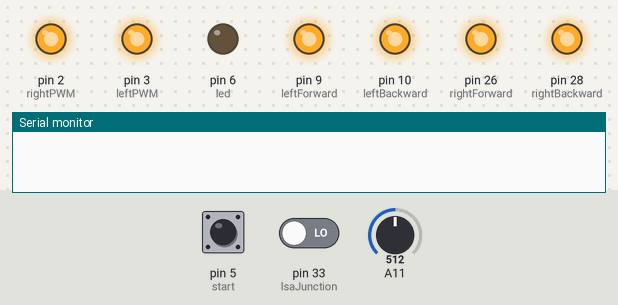
Bench run of a sketch on a simulated Arduino Mega 2560, built with avr-gcc and run on an emulated ATmega2560. On the bench: output pins drawn as LEDs (lit = HIGH), the last lines printed to the serial monitor. The inputs (shaded band) are chosen by the test bench; at power-on: pin 5 (start) HIGH, pin 33 (lsaJunction) LOW, A11 = 512.

Above: at 1.8 s.
1.9 s: pin 5 (start) pulled LOW for 0.6 s
At 5.1 s:
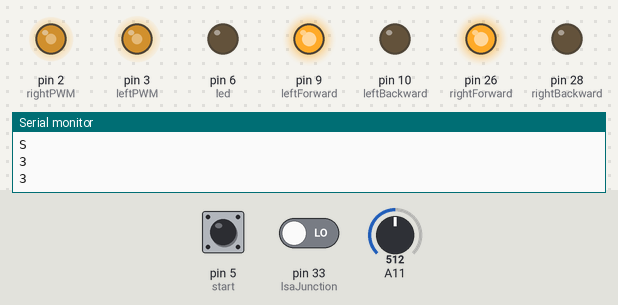
5.5 s: pin 33 (lsaJunction) driven HIGH
At 5.9 s:
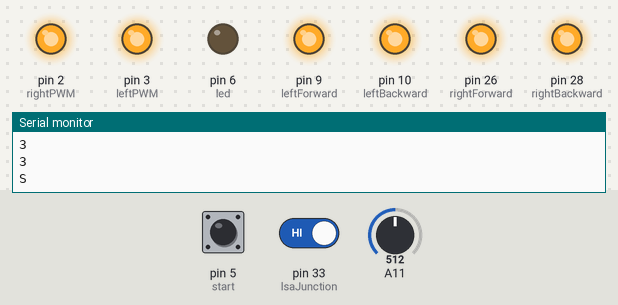
8.5 s: A11 set to 538
At 10.2 s:
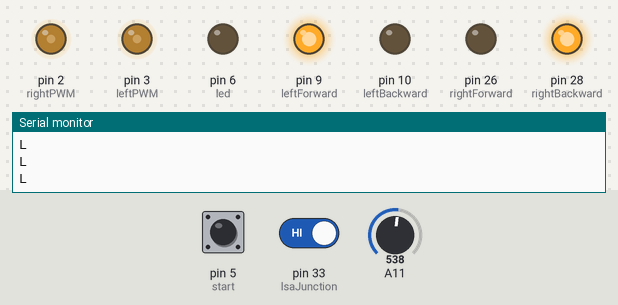
10.5 s: A11 set to 511
At 10.9 s:
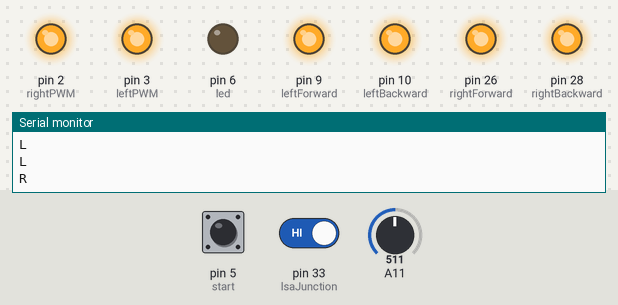
13.5 s: A11 set to 406
16.5 s: A11 set to 380
At 17.5 s:
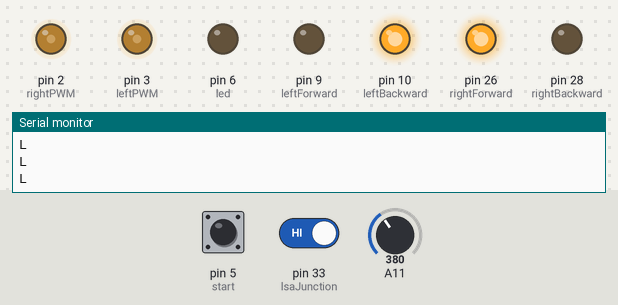
Timing chart, 0 to 19.0 s (numbered marks = the images above; inputs shaded):
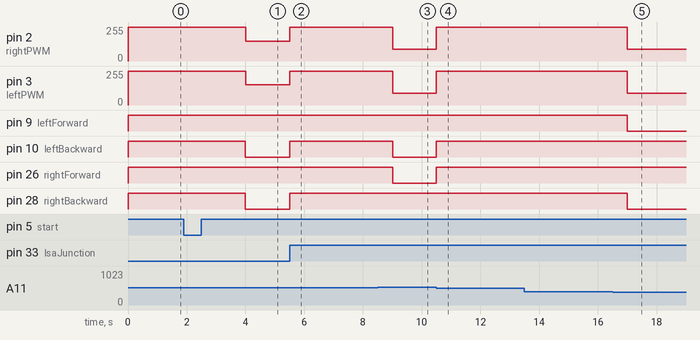

The sketch:

Sketch.ino
```cpp
#define rightPWM 2
#define leftPWM 3
#define rightForward 26
#define rightBackward 28
#define leftForward 9
#define leftBackward 10
#define start 5
#define led 6
#define lsaJunction 33

bool flag_1, flag = 0;
float sensorReading = 0;
char lsaJunctiontion = 'S';

int pid();
void halt();
void lsaRead();
void writeSpeed();
void followLine();
void offset();
void rightturn();
void leftturn();
void back();
void lsaDetectJunction();
void lsaJunctionTest();

void setup() {
  Serial.begin(9600);
  pinMode(lsaJunction, INPUT);
  pinMode(2, OUTPUT);
  pinMode(3, OUTPUT);
  pinMode(26, OUTPUT);
  pinMode(28, OUTPUT);
  pinMode(9, OUTPUT);
  pinMode(10, OUTPUT);
  pinMode(led, OUTPUT);
  pinMode(start, INPUT);
}

void loop() {
  flag_1 = digitalRead(start);
  if (!flag_1)
  {
    flag = !flag;
    delay(2000);
  }
  if (flag)
  {
    lsaJunctionTest();
  }
  else
  {
    halt();
  }
}

void halt()
{
  digitalWrite(rightForward, HIGH);
  digitalWrite(rightBackward, HIGH);
  digitalWrite(leftBackward, HIGH);
  digitalWrite(leftForward, HIGH);
  analogWrite(rightPWM, 255);
  analogWrite(leftPWM, 255);
  delay(500);
}
void lsaRead()
{
  sensorReading = (float(analogRead(A11)) * 70) / 921;
}

int pid()
{
  static int error = 0;
  static int errorLast = 0;
  int referncePosition = 35; //referncePositionerence position
  float kp = 0.65, kd = 25.8; //proportional gain
  lsaRead();
  errorLast = error;
  error = sensorReading - referncePosition;
  if (error < -35 || error > 35) error = errorLast;
  Serial.println(error);
  return (error * kp + kd * (error - errorLast));
}

void writeSpeed()
{
  int referncePositionSpeed = 150;//line at center
  int leftSpeed = 0, rightSpeed = 0;
  leftSpeed = referncePositionSpeed + pid();
  rightSpeed = referncePositionSpeed - pid();
  analogWrite(rightPWM, rightSpeed);
  analogWrite(leftPWM, leftSpeed);
}

void followLine()
{
  digitalWrite(rightBackward, LOW);
  digitalWrite(rightForward, HIGH);
  digitalWrite(leftForward, HIGH);
  digitalWrite(leftBackward, LOW);
  writeSpeed();
}

void offset()
{
  int referncePositionSpeed = 50; //Refernce Position speed for turning
  int timer = 1000;               //time for which it turns
  digitalWrite(rightBackward, LOW);
  digitalWrite(rightForward, HIGH);
  digitalWrite(leftForward, HIGH);
  digitalWrite(leftBackward, LOW);
  analogWrite(rightPWM, referncePositionSpeed);
  analogWrite(leftPWM, referncePositionSpeed);
  delay(timer);
  halt();
}

void rightturn()
{
  int referncePositionSpeed = 90; //refernce Position speed for turning
  halt();
  digitalWrite(rightForward, LOW);
  digitalWrite(rightBackward, HIGH);
  digitalWrite(leftBackward, LOW);
  digitalWrite(leftForward, HIGH);
  analogWrite(rightPWM, referncePositionSpeed);
  analogWrite(leftPWM, referncePositionSpeed);
  while (sensorReading <= 30 || sensorReading >= 40) lsaRead();
  //halt();
}

void leftturn()
{
  int referncePositionSpeed = 90; //refernce Position speed for turning
  halt();
  digitalWrite(rightForward, HIGH);
  digitalWrite(rightBackward, LOW);
  digitalWrite(leftBackward, HIGH);
  digitalWrite(leftForward, LOW);
  analogWrite(rightPWM, referncePositionSpeed);
  analogWrite(leftPWM, referncePositionSpeed);
  while (sensorReading <= 30 || sensorReading >= 40) lsaRead();
  //halt();
}


void back()
{
  int referncePositionSpeed = 50; //refernce Position speed for turning
  int timer = 6000;               //time for which it turns
  digitalWrite(rightForward, HIGH);
  digitalWrite(rightBackward, LOW);
  digitalWrite(leftBackward, HIGH);
  digitalWrite(leftForward, LOW);
  analogWrite(rightPWM, referncePositionSpeed);
  analogWrite(leftPWM, referncePositionSpeed);
  delay(timer);
  halt();
}

void lsaDetectJunction()
{
  lsaRead();
  if (digitalRead(lsaJunction) && sensorReading <= 40)
  {
    lsaJunctiontion = 'L';
  }
  else if (digitalRead(lsaJunction) && sensorReading >= 30)
  {
    lsaJunctiontion = 'R';
  }
  else if (!(digitalRead(lsaJunction)) && sensorReading > 70 )
  {
    lsaJunctiontion = 'N';
  }
  else lsaJunctiontion = 'S';
}

void lsaJunctionTest()
{
  lsaDetectJunction();
  if (lsaJunctiontion == 'S')
  {
    followLine();
    Serial.println('S');
  }
  else if (lsaJunctiontion == 'L')
  {
    leftturn();
    Serial.println('L');
  }
  else if (lsaJunctiontion == 'R')
  {
    rightturn();
    Serial.println('R');
  }
  else
  {
    leftturn();         //Left Priority
    Serial.println('N');
  }
}
```

Measured:
- the behaviour switches between 526 and 527 on A11 (found by bisection; images 2 and 3)
- the behaviour switches between 395 and 394 on A11 (found by bisection; images 4 and 5)
- after the input at 1.9 s, pin 2 (rightPWM): 255/255 → 149/255 after 2.1 s; pin 3 (leftPWM): 255/255 → 151/255 after 2.1 s; pin 10 (leftBackward), pin 28 (rightBackward): HIGH → LOW after 2.1 s
- after the input at 5.5 s, pin 2 (rightPWM): 149/255 → 255/255 at once; pin 3 (leftPWM): 151/255 → 255/255 at once; pin 10 (leftBackward), pin 28 (rightBackward): LOW → HIGH at once
- after the input at 8.5 s, pin 2 (rightPWM), pin 3 (leftPWM): 255/255 → 90/255 after 0.51 s; pin 10 (leftBackward), pin 26 (rightForward): HIGH → LOW after 0.51 s
- after the input at 10.5 s, pin 2 (rightPWM), pin 3 (leftPWM): 90/255 → 255/255 at once; pin 10 (leftBackward), pin 26 (rightForward): LOW → HIGH at once
- after the input at 16.5 s, pin 2 (rightPWM), pin 3 (leftPWM): 255/255 → 90/255 after 0.50 s; pin 9 (leftForward), pin 28 (rightBackward): HIGH → LOW after 0.50 s
